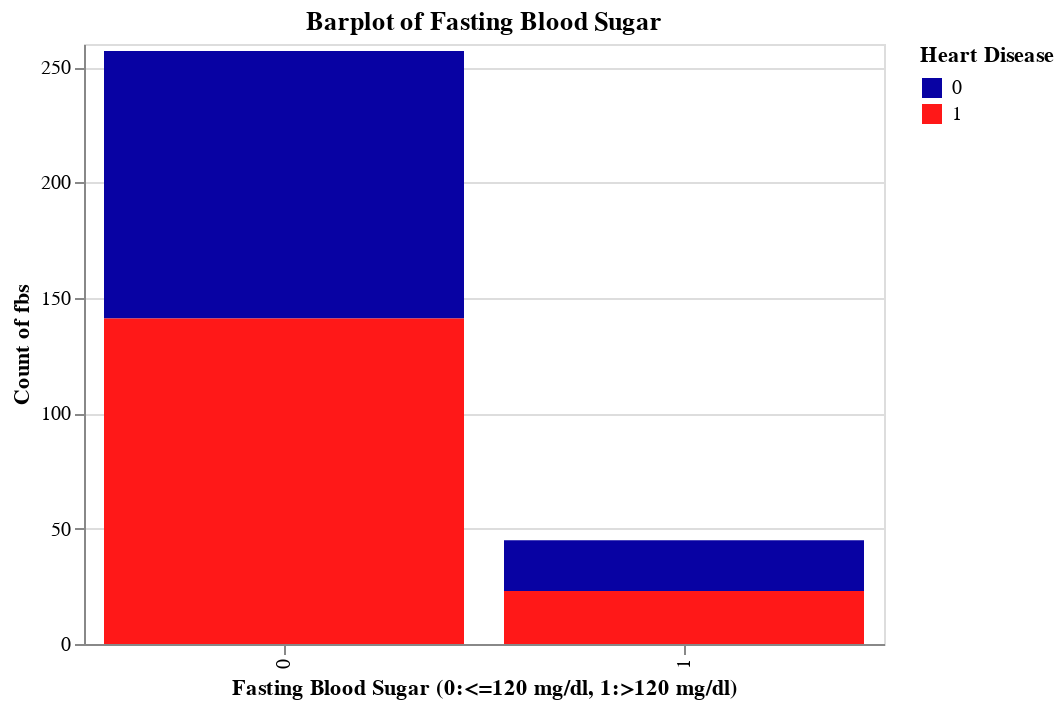

The cell this chart's notebook holds for it:
### Markdown cell above
##### **6. fbs (Fasting Blood Sugar)**

### Code cell
chart = alt.Chart(heart_disease).mark_bar().encode(
    x=alt.X('fbs:N', title='Fasting Blood Sugar (0:<=120 mg/dl, 1:>120 mg/dl) '),
    y=alt.Y('count(fbs):Q', title ='Count of fbs'),
    color=alt.Color('target:N', title='Heart Disease', scale=alt.Scale(range=['#0802A3', '#FF1818'])),
    tooltip='count(fbs):Q').properties(height=300, width=400, title = 'Barplot of Fasting Blood Sugar')

chart

### Figure 1 — Vega-Lite specification as saved in the notebook (floating-point values rounded to 4 significant figures; data arrays with more than 128 entries replaced by an {"elided": "..."} marker saying what was removed)
{"config": {"view": {"continuousWidth": 400, "continuousHeight": 300}}, "data": {"name": "data-ff98e7c4868c1b95efc0dd349d9115a4"}, "mark": "bar", "encoding": {"color": {"field": "target", "scale": {"range": ["#0802A3", "#FF1818"]}, "title": "Heart Disease", "type": "nominal"}, "tooltip": {"aggregate": "count", "field": "fbs", "type": "quantitative"}, "x": {"field": "fbs", "title": "Fasting Blood Sugar (0:<=120 mg/dl, 1:>120 mg/dl) ", "type": "nominal"}, "y": {"aggregate": "count", "field": "fbs", "title": "Count of fbs", "type": "quantitative"}}, "height": 300, "title": "Barplot of Fasting Blood Sugar", "width": 400, "$schema": "https://vega.github.io/schema/vega-lite/v4.17.0.json", "datasets": {"data-ff98e7c4868c1b95efc0dd349d9115a4": {"elided": "302 records"}}}
